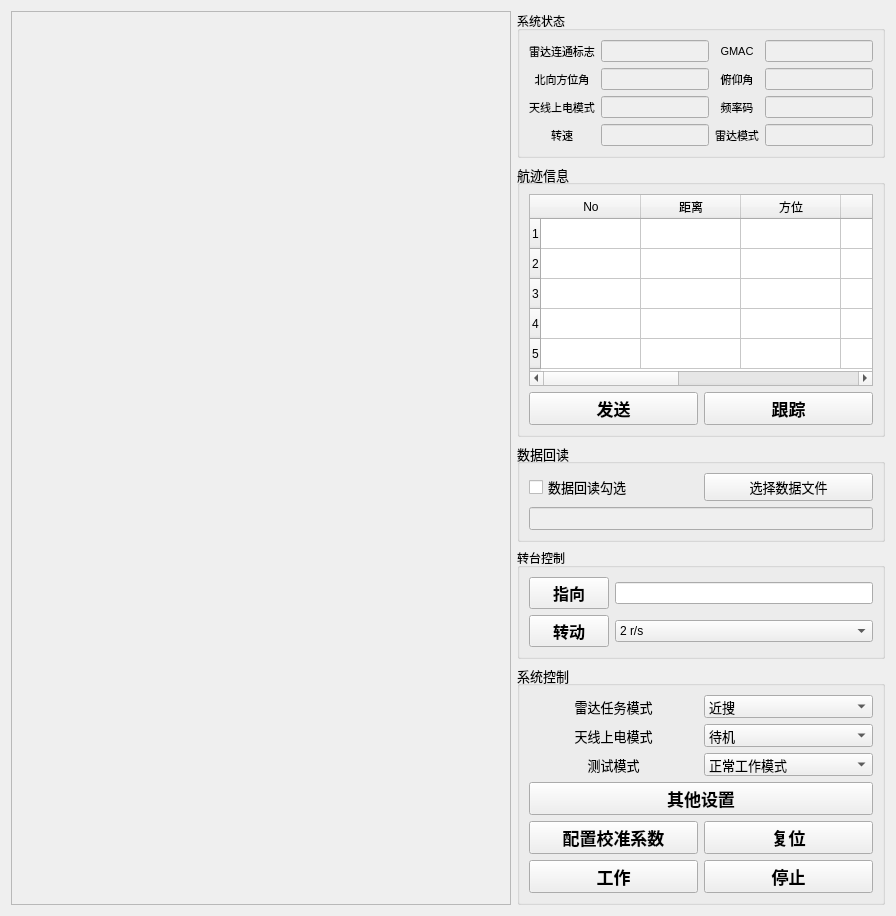
  <widget class="QWidget" name="centralWidget">
   <layout class="QGridLayout" name="gridLayout_5">
    <item row="4" column="1">
     <widget class="QGroupBox" name="groupBox_system_control">
      <property name="sizePolicy">
       <sizepolicy hsizetype="Minimum" vsizetype="Minimum">
        <horstretch>0</horstretch>
        <verstretch>0</verstretch>
       </sizepolicy>
      </property>
      <property name="minimumSize">
       <size>
        <width>0</width>
        <height>0</height>
       </size>
      </property>
      <property name="font">
       <font>
        <family>Microsoft YaHei UI</family>
        <pointsize>10</pointsize>
       </font>
      </property>
      <property name="title">
       <string>系统控制</string>
      </property>
      <layout class="QGridLayout" name="gridLayout_4">
       <item row="0" column="0">
        <widget class="QLabel" name="label_17">
         <property name="font">
          <font>
           <family>Microsoft YaHei UI</family>
           <pointsize>10</pointsize>
          </font>
         </property>
         <property name="text">
          <string>雷达任务模式</string>
         </property>
         <property name="alignment">
          <set>Qt::AlignCenter</set>
         </property>
        </widget>
       </item>
       <item row="0" column="1">
        <widget class="QComboBox" name="comboBox_radar_mission_mode">
         <property name="font">
          <font>
           <family>Microsoft YaHei UI</family>
           <pointsize>10</pointsize>
          </font>
         </property>
         <item>
          <property name="text">
           <string>近搜</string>
          </property>
         </item>
         <item>
          <property name="text">
           <string>远搜</string>
          </property>
         </item>
         <item>
          <property name="text">
           <string>近远搜</string>
          </property>
         </item>
         <item>
          <property name="text">
           <string>超远搜</string>
          </property>
         </item>
         <item>
          <property name="text">
           <string>近跟</string>
          </property>
         </item>
         <item>
          <property name="text">
           <string>远跟</string>
          </property>
         </item>
        </widget>
       </item>
       <item row="1" column="0">
        <widget class="QLabel" name="label_18">
         <property name="font">
          <font>
           <family>Microsoft YaHei UI</family>
           <pointsize>10</pointsize>
          </font>
         </property>
         <property name="text">
          <string>天线上电模式</string>
         </property>
         <property name="alignment">
          <set>Qt::AlignCenter</set>
         </property>
        </widget>
       </item>
       <item row="1" column="1">
        <widget class="QComboBox" name="comboBox_antenna_power_mode">
         <property name="font">
          <font>
           <family>Microsoft YaHei UI</family>
           <pointsize>10</pointsize>
          </font>
         </property>
         <item>
          <property name="text">
           <string>待机</string>
          </property>
         </item>
         <item>
          <property name="text">
           <string>只接收加电</string>
          </property>
         </item>
         <item>
          <property name="text">
           <string>只发射加电</string>
          </property>
         </item>
         <item>
          <property name="text">
           <string>收发均加电</string>
          </property>
         </item>
        </widget>
       </item>
       <item row="2" column="0">
        <widget class="QLabel" name="label_19">
         <property name="font">
          <font>
           <family>Microsoft YaHei UI</family>
           <pointsize>10</pointsize>
          </font>
         </property>
         <property name="text">
          <string>测试模式</string>
         </property>
         <property name="alignment">
          <set>Qt::AlignCenter</set>
         </property>
        </widget>
       </item>
       <item row="2" column="1">
        <widget class="QComboBox" name="comboBox_radar_test_mode">
         <property name="font">
          <font>
           <family>Microsoft YaHei UI</family>
           <pointsize>10</pointsize>
          </font>
         </property>
         <item>
          <property name="text">
           <string>正常工作模式</string>
          </property>
         </item>
         <item>
          <property name="text">
           <string>复位</string>
          </property>
         </item>
         <item>
          <property name="text">
           <string>延时测试</string>
          </property>
         </item>
         <item>
          <property name="text">
           <string>模拟转台</string>
          </property>
         </item>
         <item>
          <property name="text">
           <string>模拟转台且延时</string>
          </property>
         </item>
        </widget>
       </item>
       <item row="4" column="0">
        <widget class="QPushButton" name="pushButton_send_dbf_correct_coef">
         <property name="font">
          <font>
           <family>Microsoft YaHei UI</family>
           <pointsize>13</pointsize>
           <weight>75</weight>
           <bold>true</bold>
          </font>
         </property>
         <property name="text">
          <string>配置校准系数</string>
         </property>
        </widget>
       </item>
       <item row="4" column="1">
        <widget class="QPushButton" name="pushButton_reset">
         <property name="minimumSize">
          <size>
           <width>0</width>
           <height>0</height>
          </size>
         </property>
         <property name="font">
          <font>
           <family>Microsoft YaHei UI</family>
           <pointsize>13</pointsize>
           <weight>75</weight>
           <bold>true</bold>
          </font>
         </property>
         <property name="text">
          <string>复位</string>
         </property>
        </widget>
       </item>
       <item row="5" column="0">
        <widget class="QPushButton" name="pushButton_work">
         <property name="sizePolicy">
          <sizepolicy hsizetype="Minimum" vsizetype="Fixed">
           <horstretch>0</horstretch>
           <verstretch>0</verstretch>
          </sizepolicy>
         </property>
         <property name="minimumSize">
          <size>
           <width>0</width>
           <height>0</height>
          </size>
         </property>
         <property name="font">
          <font>
           <family>Microsoft YaHei UI</family>
           <pointsize>13</pointsize>
           <weight>75</weight>
           <bold>true</bold>
          </font>
         </property>
         <property name="text">
          <string>工作</string>
         </property>
         <property name="checkable">
          <bool>false</bool>
         </property>
        </widget>
       </item>
       <item row="5" column="1">
        <widget class="QPushButton" name="pushButton_stop">
         <property name="sizePolicy">
          <sizepolicy hsizetype="Minimum" vsizetype="Fixed">
           <horstretch>0</horstretch>
           <verstretch>0</verstretch>
          </sizepolicy>
         </property>
         <property name="minimumSize">
          <size>
           <width>0</width>
           <height>0</height>
          </size>
         </property>
         <property name="sizeIncrement">
          <size>
           <width>0</width>
           <height>0</height>
          </size>
         </property>
         <property name="font">
          <font>
           <family>Microsoft YaHei UI</family>
           <pointsize>13</pointsize>
           <weight>75</weight>
           <bold>true</bold>
          </font>
         </property>
         <property name="text">
          <string>停止</string>
         </property>
         <property name="checkable">
          <bool>false</bool>
         </property>
        </widget>
       </item>
       <item row="3" column="0" colspan="2">
        <widget class="QPushButton" name="pushButton_other_radar_settings">
         <property name="font">
          <font>
           <family>Microsoft YaHei UI</family>
           <pointsize>13</pointsize>
           <weight>75</weight>
           <bold>true</bold>
          </font>
         </property>
         <property name="text">
          <string>其他设置</string>
         </property>
        </widget>
       </item>
      </layout>
     </widget>
    </item>
    <item row="0" column="1">
     <widget class="QGroupBox" name="groupBox_2">
      <property name="title">
       <string>系统状态</string>
      </property>
      <layout class="QGridLayout" name="gridLayout_7">
       <item row="3" column="3">
        <widget class="QLabel" name="label_21">
         <property name="font">
          <font>
           <pointsize>8</pointsize>
          </font>
         </property>
         <property name="text">
          <string>雷达模式</string>
         </property>
         <property name="alignment">
          <set>Qt::AlignCenter</set>
         </property>
        </widget>
       </item>
       <item row="1" column="4">
        <widget class="QLineEdit" name="lineEdit_mainwindow_elev_deg">
         <property name="enabled">
          <bool>false</bool>
         </property>
         <property name="font">
          <font>
           <pointsize>8</pointsize>
          </font>
         </property>
         <property name="alignment">
          <set>Qt::AlignCenter</set>
         </property>
        </widget>
       </item>
       <item row="3" column="0">
        <widget class="QLabel" name="label_20">
         <property name="font">
          <font>
           <pointsize>8</pointsize>
          </font>
         </property>
         <property name="text">
          <string>转速</string>
         </property>
         <property name="alignment">
          <set>Qt::AlignCenter</set>
         </property>
        </widget>
       </item>
       <item row="2" column="3">
        <widget class="QLabel" name="label_11">
         <property name="font">
          <font>
           <pointsize>8</pointsize>
          </font>
         </property>
         <property name="text">
          <string>频率码</string>
         </property>
         <property name="alignment">
          <set>Qt::AlignCenter</set>
         </property>
        </widget>
       </item>
       <item row="3" column="1">
        <widget class="QLineEdit" name="lineEdit_mainwindow_rotating_speed">
         <property name="enabled">
          <bool>false</bool>
         </property>
         <property name="font">
          <font>
           <pointsize>8</pointsize>
          </font>
         </property>
         <property name="alignment">
          <set>Qt::AlignCenter</set>
         </property>
        </widget>
       </item>
       <item row="3" column="4">
        <widget class="QLineEdit" name="lineEdit_mainwindow_radar_mode">
         <property name="enabled">
          <bool>false</bool>
         </property>
         <property name="font">
          <font>
           <pointsize>8</pointsize>
          </font>
         </property>
         <property name="alignment">
          <set>Qt::AlignCenter</set>
         </property>
        </widget>
       </item>
       <item row="1" column="1">
        <widget class="QLineEdit" name="lineEdit_mainwindow_azim_deg_to_north">
         <property name="enabled">
          <bool>false</bool>
         </property>
         <property name="font">
          <font>
           <pointsize>8</pointsize>
          </font>
         </property>
         <property name="alignment">
          <set>Qt::AlignCenter</set>
         </property>
        </widget>
       </item>
       <item row="2" column="1">
        <widget class="QLineEdit" name="lineEdit_mainwindow_antenna_power_mode">
         <property name="enabled">
          <bool>false</bool>
         </property>
         <property name="font">
          <font>
           <pointsize>8</pointsize>
          </font>
         </property>
         <property name="alignment">
          <set>Qt::AlignCenter</set>
         </property>
        </widget>
       </item>
       <item row="1" column="0">
        <widget class="QLabel" name="label_5">
         <property name="font">
          <font>
           <pointsize>8</pointsize>
          </font>
         </property>
         <property name="text">
          <string>北向方位角</string>
         </property>
         <property name="alignment">
          <set>Qt::AlignCenter</set>
         </property>
        </widget>
       </item>
       <item row="1" column="3">
        <widget class="QLabel" name="label_7">
         <property name="font">
          <font>
           <pointsize>8</pointsize>
          </font>
         </property>
         <property name="text">
          <string>俯仰角</string>
         </property>
         <property name="alignment">
          <set>Qt::AlignCenter</set>
         </property>
        </widget>
       </item>
       <item row="2" column="0">
        <widget class="QLabel" name="label_8">
         <property name="font">
          <font>
           <pointsize>8</pointsize>
          </font>
         </property>
         <property name="text">
          <string>天线上电模式</string>
         </property>
         <property name="alignment">
          <set>Qt::AlignCenter</set>
         </property>
        </widget>
       </item>
       <item row="2" column="4">
        <widget class="QLineEdit" name="lineEdit_mainwindow_freq_code">
         <property name="enabled">
          <bool>false</bool>
         </property>
         <property name="font">
          <font>
           <pointsize>8</pointsize>
          </font>
         </property>
         <property name="alignment">
          <set>Qt::AlignCenter</set>
         </property>
        </widget>
       </item>
       <item row="0" column="0">
        <widget class="QLabel" name="label_22">
         <property name="font">
          <font>
           <pointsize>8</pointsize>
          </font>
         </property>
         <property name="text">
          <string>雷达连通标志</string>
         </property>
         <property name="alignment">
          <set>Qt::AlignCenter</set>
         </property>
        </widget>
       </item>
       <item row="0" column="1">
        <widget class="QLineEdit" name="lineEdit_mainwindow_radar_connecting_state">
         <property name="enabled">
          <bool>false</bool>
         </property>
         <property name="font">
          <font>
           <pointsize>8</pointsize>
          </font>
         </property>
         <property name="alignment">
          <set>Qt::AlignCenter</set>
         </property>
        </widget>
       </item>
       <item row="0" column="3">
        <widget class="QLabel" name="label_26">
         <property name="font">
          <font>
           <pointsize>8</pointsize>
          </font>
         </property>
         <property name="text">
          <string>GMAC</string>
         </property>
         <property name="alignment">
          <set>Qt::AlignCenter</set>
         </property>
        </widget>
       </item>
       <item row="0" column="4">
        <widget class="QLineEdit" name="lineEdit_mainwindow_GMAC">
         <property name="enabled">
          <bool>false</bool>
         </property>
         <property name="font">
          <font>
           <pointsize>8</pointsize>
          </font>
         </property>
         <property name="alignment">
          <set>Qt::AlignCenter</set>
         </property>
        </widget>
       </item>
      </layout>
     </widget>
    </item>
    <item row="2" column="1">
     <widget class="QGroupBox" name="groupBox">
      <property name="font">
       <font>
        <family>Microsoft YaHei UI</family>
        <pointsize>10</pointsize>
       </font>
      </property>
      <property name="title">
       <string>数据回读</string>
      </property>
      <layout class="QGridLayout" name="gridLayout_6">
       <item row="0" column="1">
        <widget class="QPushButton" name="pushButton_select_fpga_packet_file">
         <property name="text">
          <string>选择数据文件</string>
         </property>
        </widget>
       </item>
       <item row="0" column="0">
        <widget class="QCheckBox" name="checkBox_read_fpga_packet_file">
         <property name="font">
          <font>
           <family>Microsoft YaHei UI</family>
           <pointsize>10</pointsize>
          </font>
         </property>
         <property name="text">
          <string>数据回读勾选</string>
         </property>
        </widget>
       </item>
       <item row="1" column="0" colspan="2">
        <widget class="QLineEdit" name="lineEdit_selected_fpga_packet_file_directory">
         <property name="enabled">
          <bool>false</bool>
         </property>
        </widget>
       </item>
      </layout>
     </widget>
    </item>
    <item row="1" column="1">
     <widget class="QGroupBox" name="groupBox_track_info">
      <property name="minimumSize">
       <size>
        <width>0</width>
        <height>0</height>
       </size>
      </property>
      <property name="sizeIncrement">
       <size>
        <width>0</width>
        <height>0</height>
       </size>
      </property>
      <property name="font">
       <font>
        <family>Microsoft YaHei UI</family>
        <pointsize>10</pointsize>
       </font>
      </property>
      <property name="title">
       <string>航迹信息</string>
      </property>
      <layout class="QGridLayout" name="gridLayout">
       <item row="2" column="0">
        <widget class="QPushButton" name="pushButton_send_this_track">
         <property name="minimumSize">
          <size>
           <width>0</width>
           <height>0</height>
          </size>
         </property>
         <property name="font">
          <font>
           <family>Microsoft YaHei UI</family>
           <pointsize>13</pointsize>
           <weight>75</weight>
           <bold>true</bold>
          </font>
         </property>
         <property name="text">
          <string>发送</string>
         </property>
        </widget>
       </item>
       <item row="2" column="1">
        <widget class="QPushButton" name="pushButton_track_this_target">
         <property name="minimumSize">
          <size>
           <width>0</width>
           <height>0</height>
          </size>
         </property>
         <property name="font">
          <font>
           <family>Microsoft YaHei UI</family>
           <pointsize>13</pointsize>
           <weight>75</weight>
           <bold>true</bold>
          </font>
         </property>
         <property name="text">
          <string>跟踪</string>
         </property>
        </widget>
       </item>
       <item row="0" column="0" rowspan="2" colspan="2">
        <widget class="QTableWidget" name="tableWidget_track_info">
         <property name="enabled">
          <bool>true</bool>
         </property>
         <property name="minimumSize">
          <size>
           <width>0</width>
           <height>0</height>
          </size>
         </property>
         <property name="sizeIncrement">
          <size>
           <width>1</width>
           <height>0</height>
          </size>
         </property>
         <property name="font">
          <font>
           <family>Microsoft YaHei UI</family>
           <pointsize>10</pointsize>
          </font>
         </property>
         <row>
          <property name="text">
           <string>1</string>
          </property>
          <property name="font">
           <font>
            <pointsize>9</pointsize>
           </font>
          </property>
          <property name="textAlignment">
           <set>AlignCenter</set>
          </property>
         </row>
         <row>
          <property name="text">
           <string>2</string>
          </property>
          <property name="font">
           <font>
            <pointsize>9</pointsize>
           </font>
          </property>
          <property name="textAlignment">
           <set>AlignCenter</set>
          </property>
         </row>
         <row>
          <property name="text">
           <string>3</string>
          </property>
          <property name="font">
           <font>
            <pointsize>9</pointsize>
           </font>
          </property>
          <property name="textAlignment">
           <set>AlignCenter</set>
          </property>
         </row>
         <row>
          <property name="text">
           <string>4</string>
          </property>
          <property name="font">
           <font>
            <pointsize>9</pointsize>
           </font>
          </property>
          <property name="textAlignment">
           <set>AlignCenter</set>
          </property>
         </row>
         <row>
          <property name="text">
           <string>5</string>
          </property>
          <property name="font">
           <font>
            <pointsize>9</pointsize>
           </font>
          </property>
          <property name="textAlignment">
           <set>AlignCenter</set>
          </property>
         </row>
         <column>
          <property name="text">
           <string>No</string>
          </property>
          <property name="font">
           <font>
            <pointsize>9</pointsize>
           </font>
          </property>
          <property name="textAlignment">
           <set>AlignCenter</set>
          </property>
         </column>
         <column>
          <property name="text">
           <string>距离</string>
          </property>
          <property name="font">
           <font>
            <pointsize>9</pointsize>
           </font>
          </property>
          <property name="textAlignment">
           <set>AlignCenter</set>
          </property>
         </column>
         <column>
          <property name="text">
           <string>方位</string>
          </property>
          <property name="font">
           <font>
            <pointsize>9</pointsize>
           </font>
          </property>
          <property name="textAlignment">
           <set>AlignCenter</set>
          </property>
         </column>
         <column>
          <property name="text">
           <string>俯仰</string>
          </property>
          <property name="font">
           <font>
            <pointsize>9</pointsize>
           </font>
          </property>
          <property name="textAlignment">
           <set>AlignCenter</set>
          </property>
         </column>
         <column>
          <property name="text">
           <string>速度</string>
          </property>
          <property name="font">
           <font>
            <pointsize>9</pointsize>
           </font>
          </property>
          <property name="textAlignment">
           <set>AlignCenter</set>
          </property>
         </column>
         <column>
          <property name="text">
           <string>高度</string>
          </property>
          <property name="font">
           <font>
            <pointsize>9</pointsize>
           </font>
          </property>
          <property name="textAlignment">
           <set>AlignCenter</set>
          </property>
         </column>
         <column>
          <property name="text">
           <string>幅度</string>
          </property>
          <property name="textAlignment">
           <set>AlignCenter</set>
          </property>
         </column>
        </widget>
       </item>
      </layout>
     </widget>
    </item>
    <item row="0" column="0" rowspan="5">
     <widget class="QFrame" name="frame_track_displayer">
      <property name="sizePolicy">
       <sizepolicy hsizetype="Expanding" vsizetype="Expanding">
        <horstretch>1</horstretch>
        <verstretch>0</verstretch>
       </sizepolicy>
      </property>
      <property name="minimumSize">
       <size>
        <width>500</width>
        <height>0</height>
       </size>
      </property>
      <property name="sizeIncrement">
       <size>
        <width>0</width>
        <height>0</height>
       </size>
      </property>
      <property name="frameShape">
       <enum>QFrame::StyledPanel</enum>
      </property>
      <property name="frameShadow">
       <enum>QFrame::Raised</enum>
      </property>
     </widget>
    </item>
    <item row="3" column="1">
     <widget class="QGroupBox" name="groupBox_turntable_control">
      <property name="title">
       <string>转台控制</string>
      </property>
      <layout class="QGridLayout" name="gridLayout_2">
       <item row="0" column="0">
        <widget class="QPushButton" name="pushButton_send_pointing_order">
         <property name="font">
          <font>
           <pointsize>12</pointsize>
           <weight>75</weight>
           <bold>true</bold>
          </font>
         </property>
         <property name="text">
          <string>指向</string>
         </property>
        </widget>
       </item>
       <item row="0" column="1">
        <widget class="QLineEdit" name="lineEdit_pointing_angle"/>
       </item>
       <item row="1" column="0">
        <widget class="QPushButton" name="pushButton_send_rotating_order">
         <property name="font">
          <font>
           <pointsize>12</pointsize>
           <weight>75</weight>
           <bold>true</bold>
          </font>
         </property>
         <property name="text">
          <string>转动</string>
         </property>
        </widget>
       </item>
       <item row="1" column="1">
        <widget class="QComboBox" name="comboBox_rotating_speed">
         <item>
          <property name="text">
           <string>2 r/s</string>
          </property>
         </item>
         <item>
          <property name="text">
           <string>4 r/s</string>
          </property>
         </item>
        </widget>
       </item>
      </layout>
     </widget>
    </item>
   </layout>
   <zorder>groupBox_track_info</zorder>
   <zorder>frame_track_displayer</zorder>
   <zorder>groupBox_system_control</zorder>
   <zorder>groupBox</zorder>
   <zorder>groupBox_2</zorder>
   <zorder>groupBox_turntable_control</zorder>
  </widget>
